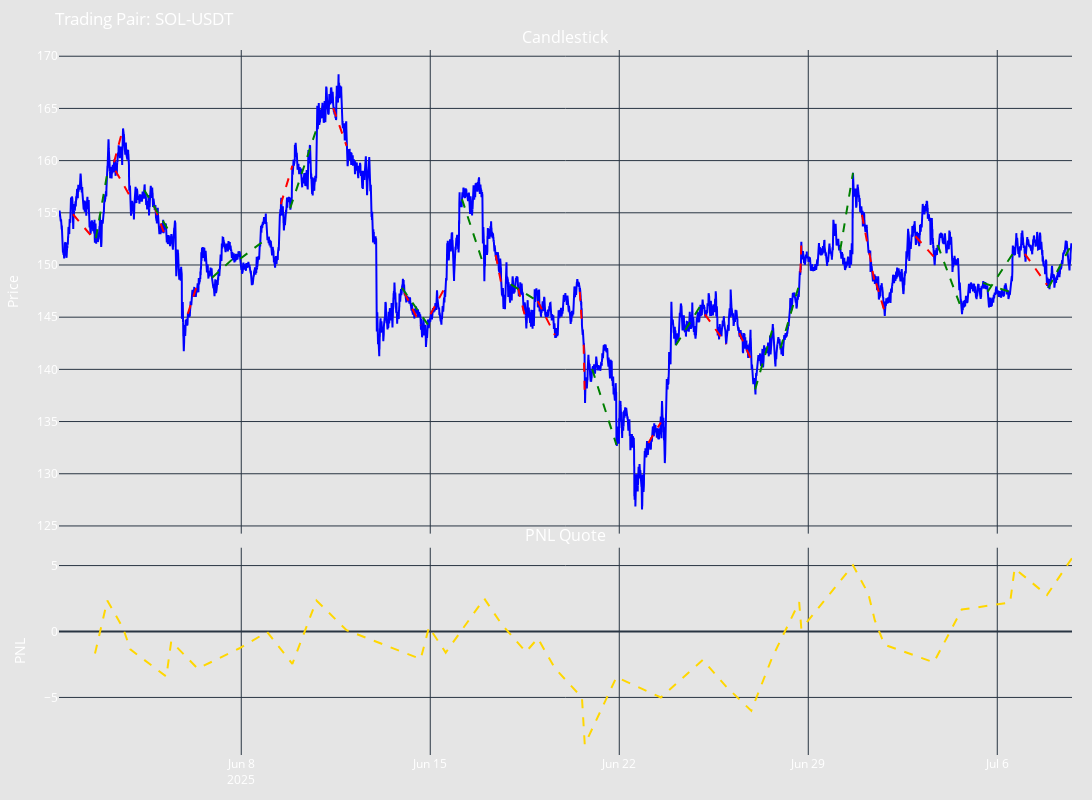

The code cell stored with this chart in its notebook:
### Code cell
# Let's see what is inside the backtesting results
print(backtesting_result.get_results_summary())
backtesting_result.get_backtesting_figure()

### Figure 1 — Plotly figure (JSON) as saved in the notebook; plotly's stock layout.template omitted (floating-point values rounded to 4 significant figures; data arrays with more than 128 entries replaced by an {"elided": "..."} marker saying what was removed)
{"data": [{"line": {"color": "blue"}, "mode": "lines", "type": "scatter", "x": {"elided": "10806 str values"}, "xaxis": "x", "y": {"elided": "10806 float values"}, "yaxis": "y"}, {"line": {"color": "red", "dash": "dash", "width": 2}, "mode": "lines", "name": "Buy Executor", "showlegend": false, "type": "scatter", "x": ["2025-06-01T18:25:00", "2025-06-02T14:00:00"], "xaxis": "x", "y": [154.9, 152.4], "yaxis": "y"}, {"line": {"color": "green", "dash": "dash", "width": 2}, "mode": "lines", "name": "Buy Executor", "showlegend": false, "type": "scatter", "x": ["2025-06-02T14:50:00", "2025-06-03T00:55:00"], "xaxis": "x", "y": [152.6, 158.8], "yaxis": "y"}, {"line": {"color": "red", "dash": "dash", "width": 2}, "mode": "lines", "name": "Sell Executor", "showlegend": false, "type": "scatter", "x": ["2025-06-03T06:55:00", "2025-06-03T14:55:00"], "xaxis": "x", "y": [159.8, 163.1], "yaxis": "y"}, {"line": {"color": "red", "dash": "dash", "width": 2}, "mode": "lines", "name": "Buy Executor", "showlegend": false, "type": "scatter", "x": ["2025-06-03T08:10:00", "2025-06-03T21:25:00"], "xaxis": "x", "y": [159.0, 156.5], "yaxis": "y"}, {"line": {"color": "red", "dash": "dash", "width": 2}, "mode": "lines", "name": "Buy Executor", "showlegend": false, "type": "scatter", "x": ["2025-06-04T18:50:00", "2025-06-05T05:25:00"], "xaxis": "x", "y": [155.6, 152.5], "yaxis": "y"}, {"line": {"color": "green", "dash": "dash", "width": 2}, "mode": "lines", "name": "Sell Executor", "showlegend": false, "type": "scatter", "x": ["2025-06-04T09:45:00", "2025-06-05T09:45:00"], "xaxis": "x", "y": [157.2, 152.9], "yaxis": "y"}, {"line": {"color": "red", "dash": "dash", "width": 2}, "mode": "lines", "name": "Sell Executor", "showlegend": false, "type": "scatter", "x": ["2025-06-06T00:30:00", "2025-06-06T09:15:00"], "xaxis": "x", "y": [145.3, 148.2], "yaxis": "y"}, {"line": {"color": "green", "dash": "dash", "width": 2}, "mode": "lines", "name": "Buy Executor", "showlegend": false, "type": "scatter", "x": ["2025-06-06T22:00:00", "2025-06-07T22:00:00"], "xaxis": "x", "y": [148.8, 151.1], "yaxis": "y"}, {"line": {"color": "green", "dash": "dash", "width": 2}, "mode": "lines", "name": "Buy Executor", "showlegend": false, "type": "scatter", "x": ["2025-06-07T23:05:00", "2025-06-08T23:05:00"], "xaxis": "x", "y": [150.6, 152.6], "yaxis": "y"}, {"line": {"color": "red", "dash": "dash", "width": 2}, "mode": "lines", "name": "Sell Executor", "showlegend": false, "type": "scatter", "x": ["2025-06-09T11:10:00", "2025-06-09T21:25:00"], "xaxis": "x", "y": [155.8, 159.5], "yaxis": "y"}, {"line": {"color": "green", "dash": "dash", "width": 2}, "mode": "lines", "name": "Buy Executor", "showlegend": false, "type": "scatter", "x": ["2025-06-09T19:30:00", "2025-06-10T18:50:00"], "xaxis": "x", "y": [155.4, 163.0], "yaxis": "y"}, {"line": {"color": "red", "dash": "dash", "width": 2}, "mode": "lines", "name": "Buy Executor", "showlegend": false, "type": "scatter", "x": ["2025-06-11T09:50:00", "2025-06-11T21:35:00"], "xaxis": "x", "y": [165.0, 161.4], "yaxis": "y"}, {"line": {"color": "red", "dash": "dash", "width": 2}, "mode": "lines", "name": "Buy Executor", "showlegend": false, "type": "scatter", "x": ["2025-06-14T01:00:00", "2025-06-14T15:30:00"], "xaxis": "x", "y": [147.3, 144.2], "yaxis": "y"}, {"line": {"color": "green", "dash": "dash", "width": 2}, "mode": "lines", "name": "Sell Executor", "showlegend": false, "type": "scatter", "x": ["2025-06-13T22:50:00", "2025-06-14T22:50:00"], "xaxis": "x", "y": [147.8, 144.2], "yaxis": "y"}, {"line": {"color": "red", "dash": "dash", "width": 2}, "mode": "lines", "name": "Sell Executor", "showlegend": false, "type": "scatter", "x": ["2025-06-15T00:15:00", "2025-06-15T13:45:00"], "xaxis": "x", "y": [145.3, 148.0], "yaxis": "y"}, {"line": {"color": "green", "dash": "dash", "width": 2}, "mode": "lines", "name": "Sell Executor", "showlegend": false, "type": "scatter", "x": ["2025-06-16T04:10:00", "2025-06-17T00:00:00"], "xaxis": "x", "y": [156.3, 149.8], "yaxis": "y"}, {"line": {"color": "red", "dash": "dash", "width": 2}, "mode": "lines", "name": "Buy Executor", "showlegend": false, "type": "scatter", "x": ["2025-06-17T10:10:00", "2025-06-17T15:15:00"], "xaxis": "x", "y": [150.9, 148.1], "yaxis": "y"}, {"line": {"color": "red", "dash": "dash", "width": 2}, "mode": "lines", "name": "Buy Executor", "showlegend": false, "type": "scatter", "x": ["2025-06-18T06:00:00", "2025-06-18T13:00:00"], "xaxis": "x", "y": [147.8, 144.8], "yaxis": "y"}, {"line": {"color": "green", "dash": "dash", "width": 2}, "mode": "lines", "name": "Sell Executor", "showlegend": false, "type": "scatter", "x": ["2025-06-17T23:35:00", "2025-06-18T23:35:00"], "xaxis": "x", "y": [148.2, 146.5], "yaxis": "y"}, {"line": {"color": "red", "dash": "dash", "width": 2}, "mode": "lines", "name": "Buy Executor", "showlegend": false, "type": "scatter", "x": ["2025-06-18T23:35:00", "2025-06-19T14:45:00"], "xaxis": "x", "y": [146.5, 143.3], "yaxis": "y"}, {"line": {"color": "red", "dash": "dash", "width": 2}, "mode": "lines", "name": "Buy Executor", "showlegend": false, "type": "scatter", "x": ["2025-06-20T12:55:00", "2025-06-20T14:50:00"], "xaxis": "x", "y": [147.4, 144.2], "yaxis": "y"}, {"line": {"color": "red", "dash": "dash", "width": 2}, "mode": "lines", "name": "Buy Executor", "showlegend": false, "type": "scatter", "x": ["2025-06-20T16:20:00", "2025-06-20T17:20:00"], "xaxis": "x", "y": [142.4, 137.4], "yaxis": "y"}, {"line": {"color": "green", "dash": "dash", "width": 2}, "mode": "lines", "name": "Sell Executor", "showlegend": false, "type": "scatter", "x": ["2025-06-20T23:55:00", "2025-06-21T21:30:00"], "xaxis": "x", "y": [140.0, 132.8], "yaxis": "y"}, {"line": {"color": "red", "dash": "dash", "width": 2}, "mode": "lines", "name": "Sell Executor", "showlegend": false, "type": "scatter", "x": ["2025-06-23T01:50:00", "2025-06-23T13:00:00"], "xaxis": "x", "y": [132.9, 134.9], "yaxis": "y"}, {"line": {"color": "green", "dash": "dash", "width": 2}, "mode": "lines", "name": "Buy Executor", "showlegend": false, "type": "scatter", "x": ["2025-06-24T02:15:00", "2025-06-25T02:15:00"], "xaxis": "x", "y": [142.3, 146.4], "yaxis": "y"}, {"line": {"color": "red", "dash": "dash", "width": 2}, "mode": "lines", "name": "Buy Executor", "showlegend": false, "type": "scatter", "x": ["2025-06-25T04:05:00", "2025-06-25T23:00:00"], "xaxis": "x", "y": [145.3, 142.4], "yaxis": "y"}, {"line": {"color": "red", "dash": "dash", "width": 2}, "mode": "lines", "name": "Buy Executor", "showlegend": false, "type": "scatter", "x": ["2025-06-26T10:40:00", "2025-06-26T21:20:00"], "xaxis": "x", "y": [143.5, 140.9], "yaxis": "y"}, {"line": {"color": "green", "dash": "dash", "width": 2}, "mode": "lines", "name": "Buy Executor", "showlegend": false, "type": "scatter", "x": ["2025-06-27T00:45:00", "2025-06-27T15:50:00"], "xaxis": "x", "y": [138.1, 143.7], "yaxis": "y"}, {"line": {"color": "green", "dash": "dash", "width": 2}, "mode": "lines", "name": "Buy Executor", "showlegend": false, "type": "scatter", "x": ["2025-06-27T23:20:00", "2025-06-28T15:55:00"], "xaxis": "x", "y": [142.0, 148.1], "yaxis": "y"}, {"line": {"color": "red", "dash": "dash", "width": 2}, "mode": "lines", "name": "Sell Executor", "showlegend": false, "type": "scatter", "x": ["2025-06-28T17:00:00", "2025-06-28T17:50:00"], "xaxis": "x", "y": [149.3, 152.2], "yaxis": "y"}, {"line": {"color": "green", "dash": "dash", "width": 2}, "mode": "lines", "name": "Buy Executor", "showlegend": false, "type": "scatter", "x": ["2025-06-30T04:25:00", "2025-06-30T15:45:00"], "xaxis": "x", "y": [151.4, 158.8], "yaxis": "y"}, {"line": {"color": "red", "dash": "dash", "width": 2}, "mode": "lines", "name": "Buy Executor", "showlegend": false, "type": "scatter", "x": ["2025-06-30T23:45:00", "2025-07-01T05:25:00"], "xaxis": "x", "y": [154.8, 151.5], "yaxis": "y"}, {"line": {"color": "red", "dash": "dash", "width": 2}, "mode": "lines", "name": "Buy Executor", "showlegend": false, "type": "scatter", "x": ["2025-07-01T06:20:00", "2025-07-01T11:10:00"], "xaxis": "x", "y": [151.1, 148.2], "yaxis": "y"}, {"line": {"color": "red", "dash": "dash", "width": 2}, "mode": "lines", "name": "Buy Executor", "showlegend": false, "type": "scatter", "x": ["2025-07-01T12:20:00", "2025-07-01T19:40:00"], "xaxis": "x", "y": [148.2, 145.6], "yaxis": "y"}, {"line": {"color": "red", "dash": "dash", "width": 2}, "mode": "lines", "name": "Buy Executor", "showlegend": false, "type": "scatter", "x": ["2025-07-02T23:15:00", "2025-07-03T15:35:00"], "xaxis": "x", "y": [152.8, 150.8], "yaxis": "y"}, {"line": {"color": "green", "dash": "dash", "width": 2}, "mode": "lines", "name": "Sell Executor", "showlegend": false, "type": "scatter", "x": ["2025-07-03T19:00:00", "2025-07-04T16:25:00"], "xaxis": "x", "y": [151.9, 145.7], "yaxis": "y"}, {"line": {"color": "green", "dash": "dash", "width": 2}, "mode": "lines", "name": "Sell Executor", "showlegend": false, "type": "scatter", "x": ["2025-07-05T11:25:00", "2025-07-06T11:25:00"], "xaxis": "x", "y": [148.3, 147.4], "yaxis": "y"}, {"line": {"color": "green", "dash": "dash", "width": 2}, "mode": "lines", "name": "Buy Executor", "showlegend": false, "type": "scatter", "x": ["2025-07-05T15:25:00", "2025-07-06T15:25:00"], "xaxis": "x", "y": [147.4, 151.3], "yaxis": "y"}, {"line": {"color": "red", "dash": "dash", "width": 2}, "mode": "lines", "name": "Buy Executor", "showlegend": false, "type": "scatter", "x": ["2025-07-07T00:30:00", "2025-07-07T20:10:00"], "xaxis": "x", "y": [151.1, 148.1], "yaxis": "y"}, {"line": {"color": "green", "dash": "dash", "width": 2}, "mode": "lines", "name": "Buy Executor", "showlegend": false, "type": "scatter", "x": ["2025-07-07T21:25:00", "2025-07-08T18:25:00"], "xaxis": "x", "y": [147.8, 152.1], "yaxis": "y"}, {"line": {"color": "gold", "dash": "dash", "width": 2}, "mode": "lines", "name": "Cumulative PNL", "type": "scatter", "x": ["2025-06-02T14:00:00.000000000", "2025-06-03T00:55:00.000000000", "2025-06-03T14:55:00.000000000", "2025-06-03T21:25:00.000000000", "2025-06-05T05:25:00.000000000", "2025-06-05T09:45:00.000000000", "2025-06-06T09:15:00.000000000", "2025-06-07T22:00:00.000000000", "2025-06-08T23:05:00.000000000", "2025-06-09T21:25:00.000000000", "2025-06-10T18:50:00.000000000", "2025-06-11T21:35:00.000000000", "2025-06-14T15:30:00.000000000", "2025-06-14T22:50:00.000000000", "2025-06-15T13:45:00.000000000", "2025-06-17T00:00:00.000000000", "2025-06-17T15:15:00.000000000", "2025-06-18T13:00:00.000000000", "2025-06-18T23:35:00.000000000", "2025-06-19T14:45:00.000000000", "2025-06-20T14:50:00.000000000", "2025-06-20T17:20:00.000000000", "2025-06-21T21:30:00.000000000", "2025-06-23T13:00:00.000000000", "2025-06-25T02:15:00.000000000", "2025-06-25T23:00:00.000000000", "2025-06-26T21:20:00.000000000", "2025-06-27T15:50:00.000000000", "2025-06-28T15:55:00.000000000", "2025-06-28T17:50:00.000000000", "2025-06-30T15:45:00.000000000", "2025-07-01T05:25:00.000000000", "2025-07-01T11:10:00.000000000", "2025-07-01T19:40:00.000000000", "2025-07-03T15:35:00.000000000", "2025-07-04T16:25:00.000000000", "2025-07-06T11:25:00.000000000", "2025-07-06T15:25:00.000000000", "2025-07-07T20:10:00.000000000", "2025-07-08T18:25:00.000000000"], "xaxis": "x2", "y": [-1.668, 2.349, 0.2683, -1.357, -3.416, -0.7471, -2.816, -1.29, -0.03514, -2.457, 2.353, 0.09953, -2.085, 0.3249, -1.6, 2.498, 0.5696, -1.554, -0.5137, -2.778, -5.009, -8.581, -3.463, -5.005, -2.156, -4.178, -6.015, -1.99, 2.231, 0.2012, 5.021, 2.855, 0.8433, -0.9975, -2.341, 1.667, 2.194, 4.786, 2.76, 5.568], "yaxis": "y2"}], "layout": {"annotations": [{"font": {"size": 16}, "showarrow": false, "text": "Candlestick", "x": 0.5, "xanchor": "center", "xref": "paper", "y": 1, "yanchor": "bottom", "yref": "paper"}, {"font": {"size": 16}, "showarrow": false, "text": "PNL Quote", "x": 0.5, "xanchor": "center", "xref": "paper", "y": 0.294, "yanchor": "bottom", "yref": "paper"}], "font": {"color": "white", "size": 12}, "height": 800, "hovermode": "x unified", "margin": {"b": 20, "l": 20, "r": 20, "t": 50}, "paper_bgcolor": "rgba(0, 0, 0, 0.1)", "plot_bgcolor": "rgba(0, 0, 0, 0)", "showlegend": false, "title": {"text": "Trading Pair: SOL-USDT"}, "width": 1200, "xaxis": {"anchor": "y", "domain": [0, 1], "matches": "x2", "rangeslider": {"visible": false}, "showticklabels": false}, "xaxis2": {"anchor": "y2", "domain": [0, 1]}, "yaxis": {"anchor": "x", "domain": [0.314, 1], "title": {"text": "Price"}}, "yaxis2": {"anchor": "x2", "domain": [0, 0.294], "title": {"text": "PNL"}}}}
